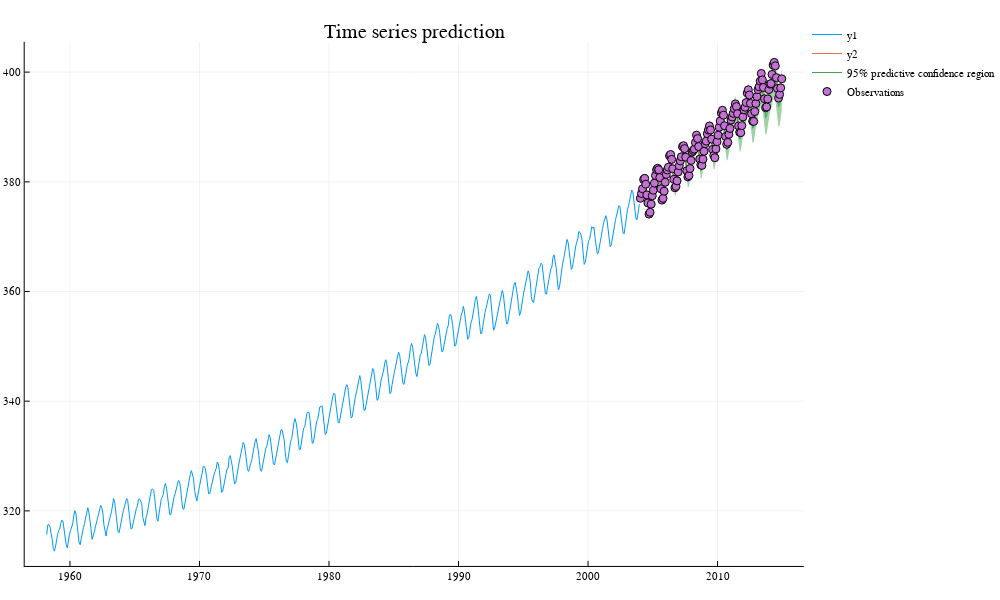

Here is the notebook cell this chart was saved with:
### Code cell
#using Plots
plotly()
plot([xtrain, xtest], [ytrain, ytest], size=(1000,600))
plot!(xtest,μ,ribbon=Σ, title="Time series prediction",label="95% predictive confidence region")
scatter!(xtest,ytest,label="Observations")

### Figure 1 — Plotly figure (JSON) as saved in the notebook; plotly's stock layout.template omitted (floating-point values rounded to 4 significant figures; data arrays with more than 128 entries replaced by an {"elided": "..."} marker saying what was removed)
{"data": [{"colorbar": {"title": ""}, "hoverinfo": "text", "legendgroup": "y1", "line": {"color": "rgba(0, 154, 250, 1.000)", "dash": "solid", "shape": "linear", "width": 1}, "mode": "lines", "name": "y1", "showlegend": true, "text": {"elided": "550 null values"}, "type": "scatter", "x": {"elided": "550 float values"}, "xaxis": "x1", "y": {"elided": "550 float values"}, "yaxis": "y1", "zmax": null, "zmin": null}, {"colorbar": {"title": ""}, "hoverinfo": "text", "legendgroup": "y2", "line": {"color": "rgba(227, 111, 71, 1.000)", "dash": "solid", "shape": "linear", "width": 1}, "mode": "lines", "name": "y2", "showlegend": true, "text": {"elided": "132 null values"}, "type": "scatter", "x": {"elided": "132 float values"}, "xaxis": "x1", "y": {"elided": "132 float values"}, "yaxis": "y1", "zmax": null, "zmin": null}, {"colorbar": {"title": ""}, "fill": "tozeroy", "fillcolor": "rgba(62, 164, 78, 0.500)", "hoverinfo": "text", "legendgroup": "95% predictive confidence region", "line": {"color": "rgba(62, 164, 78, 1.000)", "dash": "solid", "shape": "linear", "width": 0}, "mode": "lines", "name": "95% predictive confidence region", "showlegend": false, "text": {"elided": "132 null values"}, "type": "scatter", "x": {"elided": "264 float values"}, "xaxis": "x1", "y": {"elided": "264 float values"}, "yaxis": "y1", "zmax": null, "zmin": null}, {"colorbar": {"title": ""}, "hoverinfo": "text", "legendgroup": "95% predictive confidence region", "line": {"color": "rgba(62, 164, 78, 1.000)", "dash": "solid", "shape": "linear", "width": 1}, "mode": "lines", "name": "95% predictive confidence region", "showlegend": true, "text": {"elided": "132 null values"}, "type": "scatter", "x": {"elided": "132 float values"}, "xaxis": "x1", "y": {"elided": "132 float values"}, "yaxis": "y1", "zmax": null, "zmin": null}, {"colorbar": {"title": ""}, "hoverinfo": "text", "legendgroup": "Observations", "marker": {"color": "rgba(195, 113, 210, 1.000)", "line": {"color": "rgba(0, 0, 0, 1.000)", "width": 1}, "size": 8, "symbol": "circle"}, "mode": "markers", "name": "Observations", "showlegend": true, "text": {"elided": "132 null values"}, "type": "scatter", "x": {"elided": "132 float values"}, "xaxis": "x1", "y": {"elided": "132 float values"}, "yaxis": "y1", "zmax": null, "zmin": null}], "layout": {"annotations": [{"font": {"color": "rgba(0, 0, 0, 1.000)", "family": "sans-serif", "size": 20}, "rotation": 0, "showarrow": false, "text": "Time series prediction", "x": 0.5133, "xanchor": "center", "xref": "paper", "y": 1, "yanchor": "top", "yref": "paper"}], "height": 600, "legend": {"bgcolor": "rgba(255, 255, 255, 1.000)", "bordercolor": "rgba(0, 0, 0, 1.000)", "font": {"color": "rgba(0, 0, 0, 1.000)", "family": "sans-serif", "size": 11}, "tracegroupgap": 0, "x": 1, "y": 1}, "margin": {"b": 20, "l": 0, "r": 0, "t": 20}, "paper_bgcolor": "rgba(255, 255, 255, 1.000)", "plot_bgcolor": "rgba(255, 255, 255, 1.000)", "showlegend": true, "width": 1000, "xaxis": {"anchor": "y1", "domain": [0.0306, 0.9961], "gridcolor": "rgba(0, 0, 0, 0.100)", "gridwidth": 0.5, "linecolor": "rgba(0, 0, 0, 1.000)", "mirror": false, "range": [1957.0, 2017.0], "showgrid": true, "showline": true, "showticklabels": true, "tickangle": 0, "tickcolor": "rgb(0, 0, 0)", "tickfont": {"color": "rgba(0, 0, 0, 1.000)", "family": "sans-serif", "size": 11}, "tickmode": "array", "ticks": "inside", "ticktext": ["1960", "1970", "1980", "1990", "2000", "2010"], "tickvals": [1960, 1970, 1980, 1990, 2000, 2010], "title": "", "titlefont": {"color": "rgba(0, 0, 0, 1.000)", "family": "sans-serif", "size": 15}, "type": "-", "visible": true, "zeroline": false, "zerolinecolor": "rgba(0, 0, 0, 1.000)"}, "yaxis": {"anchor": "x1", "domain": [0.02508, 0.961], "gridcolor": "rgba(0, 0, 0, 0.100)", "gridwidth": 0.5, "linecolor": "rgba(0, 0, 0, 1.000)", "mirror": false, "range": [310.0, 405.5], "showgrid": true, "showline": true, "showticklabels": true, "tickangle": 0, "tickcolor": "rgb(0, 0, 0)", "tickfont": {"color": "rgba(0, 0, 0, 1.000)", "family": "sans-serif", "size": 11}, "tickmode": "array", "ticks": "inside", "ticktext": ["320", "340", "360", "380", "400"], "tickvals": [320, 340, 360, 380, 400], "title": "", "titlefont": {"color": "rgba(0, 0, 0, 1.000)", "family": "sans-serif", "size": 15}, "type": "-", "visible": true, "zeroline": false, "zerolinecolor": "rgba(0, 0, 0, 1.000)"}}}
